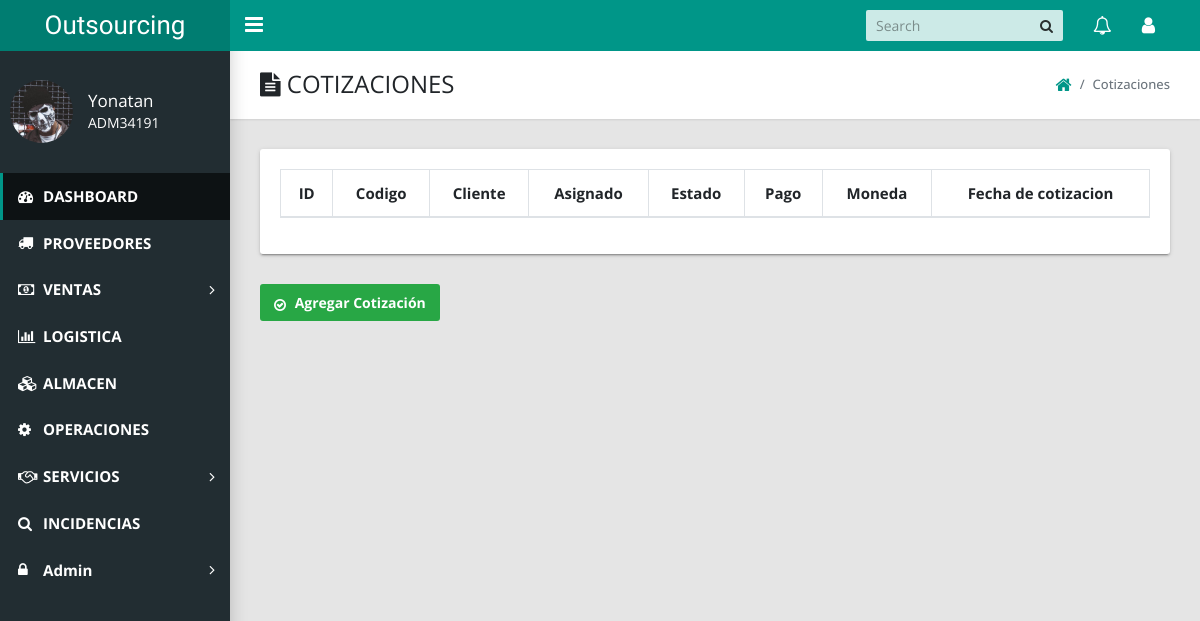
Page /admin/index.php?action=view_cotizacion (signed in) on the earlier database version.
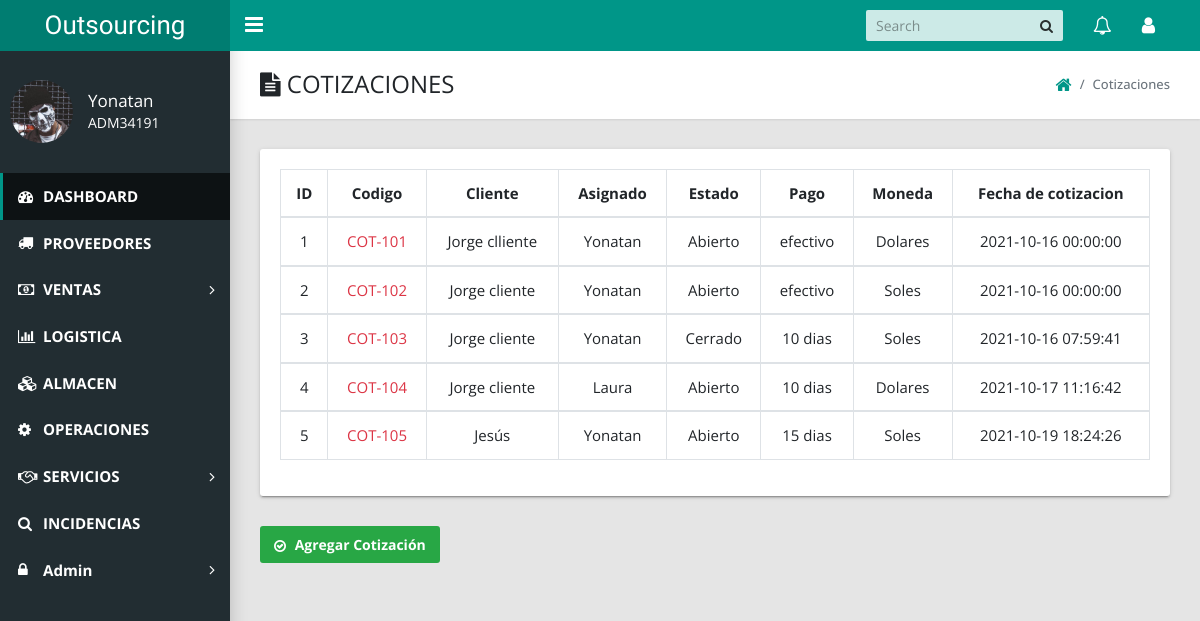
Same page on the later database version.
### tables this page shows
CREATE TABLE `cotizacion` (
  `cot_id` int(11) NOT NULL,
  `cot_codigo` varchar(20) NOT NULL,
  `cot_cliente` varchar(50) NOT NULL,
  `cot_asignado` varchar(50) NOT NULL,
  `cot_estado` varchar(50) NOT NULL,
  `cot_pago` varchar(20) NOT NULL,
  `cot_moneda` varchar(20) NOT NULL,
  `cot_entrega` varchar(20) NOT NULL,
  `cot_expira` varchar(20) NOT NULL,
  `cot_direccion` varchar(100) NOT NULL,
  `cot_condicion` text NOT NULL,
  `cot_pie` varchar(50) NOT NULL,
  `cot_fecha` datetime NOT NULL DEFAULT current_timestamp()
);

### admin/includes/cotizaciones/ver_cotizaciones.php (the view, shortened to what this page needs)
<link href="styles/main.css" type="text/css" rel="stylesheet">
<?php if($_SESSION['role'] != 7 AND $_SESSION['role'] != 17 AND $_SESSION['role'] != 5 ){
echo "<script>alert('No puedes acceder acá ')</script>";
echo "<script>window.open('index.php?logged_in=Logueaste%20correctamente!','_self')</script>";
}else{ ?>
    <main class="app-content">
      <div class="app-title">
        <div>
          <h1><i class="fa fa-file-text"></i> COTIZACIONES</h1>
        </div>
        <ul class="app-breadcrumb breadcrumb side">
          <li class="breadcrumb-item"><a href="index.php?logged_in=Logueaste%20correctamente!"><i class="fa fa-home fa-lg"></i></a></li>
          <li class="breadcrumb-item active">Cotizaciones</li>
        </ul>
      </div>
      <div class="row" style="font-size: 15px;">
        <div class="col-md-12">
          <div class="tile">
            <div class="tile-body">
              <div class="table-responsive">
                <form action="" method="post" enctype="multipart/form-data" >
              <table class="table table-hover table-bordered" id="sampleTable">
                  <thead align="center">
                    <tr>
                      <th>ID</th>
                      <th>Codigo </th>
                      <th>Cliente</th>
                      <th>Asignado</th>
                      <th>Estado</th>
                      <th>Pago</th>
                      <th>Moneda</th>
                      <th>Fecha de cotizacion</th>
                    </tr>
                  </thead>
                  <?php
                  $all_cot = mysqli_query($conexion,"select * from cotizacion order by cot_id ");
                  $i = 1;
                  while($row=mysqli_fetch_array($all_cot)){
                    ?>
                    <tbody align="center">
                      <tr>
                       <td ><?php echo $i; ?></td>
                       <td  ><a href="index.php?action=view_cotizacion_id&cot_codigo=<?php echo $row['cot_codigo'];?>"style="color:#dc3545;"><?php echo $row['cot_codigo']; ?></a></td>
                       <td><?php echo $row['cot_cliente']; ?></td>
                       <td><?php echo $row['cot_asignado']; ?></td>
                       <td><?php echo $row['cot_estado']; ?></td>
                       <td><?php echo $row['cot_pago']; ?></td>
                       <td><?php echo $row['cot_moneda']; ?></td>
                       <td><?php echo $row['cot_fecha']; ?></td>
                      </tr>
                    </tbody>
                    <?php $i++;}  ?>
                </table>
              </form>
              </div>
            </div>
          </div>
        </div>
      </div>
      <a href="index.php?action=add_cotizacion" class="btn btn-success"><i class="fa fa-check-circle-o" aria-hidden="true"></i>  Agregar Cotización</a>
 </main>
<?php } ?>

### admin/index.php (shortened to what this page needs)
<?php include '../web/bd.php'; ?>
<!DOCTYPE html>
<html lang="en">
  <head>
    <link rel="stylesheet" type="text/css" href="styles/main.css">
    <link rel="stylesheet" type="text/css" href="styles/ver.css">
    <link rel="stylesheet" type="text/css" href="https://maxcdn.bootstrapcdn.com/font-awesome/4.7.0/css/font-awesome.min.css">
  </head>
  <body class="app sidebar-mini" style="font-family: 'Open Sans', sans-serif;">
    <header class="app-header"><a class="app-header__logo" href="#">Outsourcing</a>
      <a class="app-sidebar__toggle" href="#" data-toggle="sidebar" aria-label="Hide Sidebar"></a>
      <ul class="app-nav">
        <li class="app-search">
          <input class="app-search__input" type="search" placeholder="Search">
          <button class="app-search__button"><i class="fa fa-search"></i></button>
        </li>
        <li class="dropdown"><a class="app-nav__item" href="#" data-toggle="dropdown" aria-label="Show notifications"><i class="fa fa-bell-o fa-lg"></i></a>
        </li>
        <li class="dropdown"><a class="app-nav__item" href="#" data-toggle="dropdown" aria-label="Open Profile Menu"><i class="fa fa-user fa-lg"></i></a>
        </li>
      </ul>
    </header>
    <aside class="app-sidebar">
      <div class="app-sidebar__user"><img class="app-sidebar__user-avatar" src="usuarios_fotos/<?php echo $_SESSION['foto'];?>" alt="User Image" style="width: 30%;">
        <div>
          <p class="app-sidebar__user-name"><?php echo $_SESSION['name']; ?></p>
          <p class="app-sidebar__user-designation"><?php echo $_SESSION['cod_user']; ?></p>
        </div>
      </div>
      <ul class="app-menu" style="font-weight: bold;">
        <li><a class="app-menu__item active" href="#"><i class="app-menu__icon fa fa-dashboard"></i><span class="app-menu__label">DASHBOARD</span></a></li>
        <li><a class="app-menu__item " href="#"><i class="app-menu__icon fa fa-truck" ></i><span class="app-menu__label">PROVEEDORES</span></a></li>
        <li class="treeview"><a class="app-menu__item" href="#" data-toggle="treeview"><i class="app-menu__icon fa fa-money"></i>
          <span class="app-menu__label">VENTAS</span>
          <i class="treeview-indicator fa fa-angle-right"></i></a>
        </li>
        <li><a class="app-menu__item" href="#"><i class="app-menu__icon fa fa-bar-chart"></i><span class="app-menu__label">LOGISTICA</span></a></li>
        <li><a class="app-menu__item" href="#"><i class="app-menu__icon fa fa-cubes"></i><span class="app-menu__label">ALMACEN</span></a></li>
        <li><a class="app-menu__item" href="#"><i class="app-menu__icon fa fa-cog"></i><span class="app-menu__label">OPERACIONES</span></a></li>
        <li class="treeview"><a class="app-menu__item" href="index.php?action=view_serv" data-toggle="treeview"><i class="app-menu__icon fa fa-handshake-o"></i><span class="app-menu__label">SERVICIOS</span><i class="treeview-indicator fa fa-angle-right"></i></a>
        </li>
        <li><a class="app-menu__item" href="#"><i class="app-menu__icon fa fa-search"></i><span class="app-menu__label">INCIDENCIAS</span></a></li>
       <?php if($_SESSION['role'] == 5){ ?>
        <li class="treeview"><a class="app-menu__item" href="#" data-toggle="treeview"><i class="app-menu__icon fa fa-lock"></i><span class="app-menu__label">Admin</span><i class="treeview-indicator fa fa-angle-right"></i></a>
        </li>
        <?php }
       ?>
     </ul>
    </aside>
    <div class="content">
     <div class="content_box">
     <?php
     if(isset($_GET['action'])){
      $action = $_GET['action'];
     }else{
      $action ='';
     }
     switch($action){
    case 'view_cotizacion';
    include 'includes/cotizaciones/ver_cotizaciones.php';
    break;
     }
     ?>
      </div>
   </div>
  </body>
</html>

Differences in the rows shown:
added cotizacion: cot_codigo "COT-101", cot_cliente "Jorge clliente", cot_asignado "Yonatan", cot_estado "Abierto", cot_pago "efectivo", cot_moneda "Dolares", cot_fecha "2021-10-16 00:00:00"
added cotizacion: cot_codigo "COT-102", cot_cliente "Jorge cliente", cot_asignado "Yonatan", cot_estado "Abierto", cot_pago "efectivo", cot_moneda "Soles", cot_fecha "2021-10-16 00:00:00"
added cotizacion: cot_codigo "COT-103", cot_cliente "Jorge cliente", cot_asignado "Yonatan", cot_estado "Cerrado", cot_pago "10 dias", cot_moneda "Soles", cot_fecha "2021-10-16 07:59:41"
added cotizacion: cot_codigo "COT-104", cot_cliente "Jorge cliente", cot_asignado "Laura", cot_estado "Abierto", cot_pago "10 dias", cot_moneda "Dolares", cot_fecha "2021-10-17 11:16:42"
added cotizacion: cot_codigo "COT-105", cot_cliente "Jesús", cot_asignado "Yonatan", cot_estado "Abierto", cot_pago "15 dias", cot_moneda "Soles", cot_fecha "2021-10-19 18:24:26"
